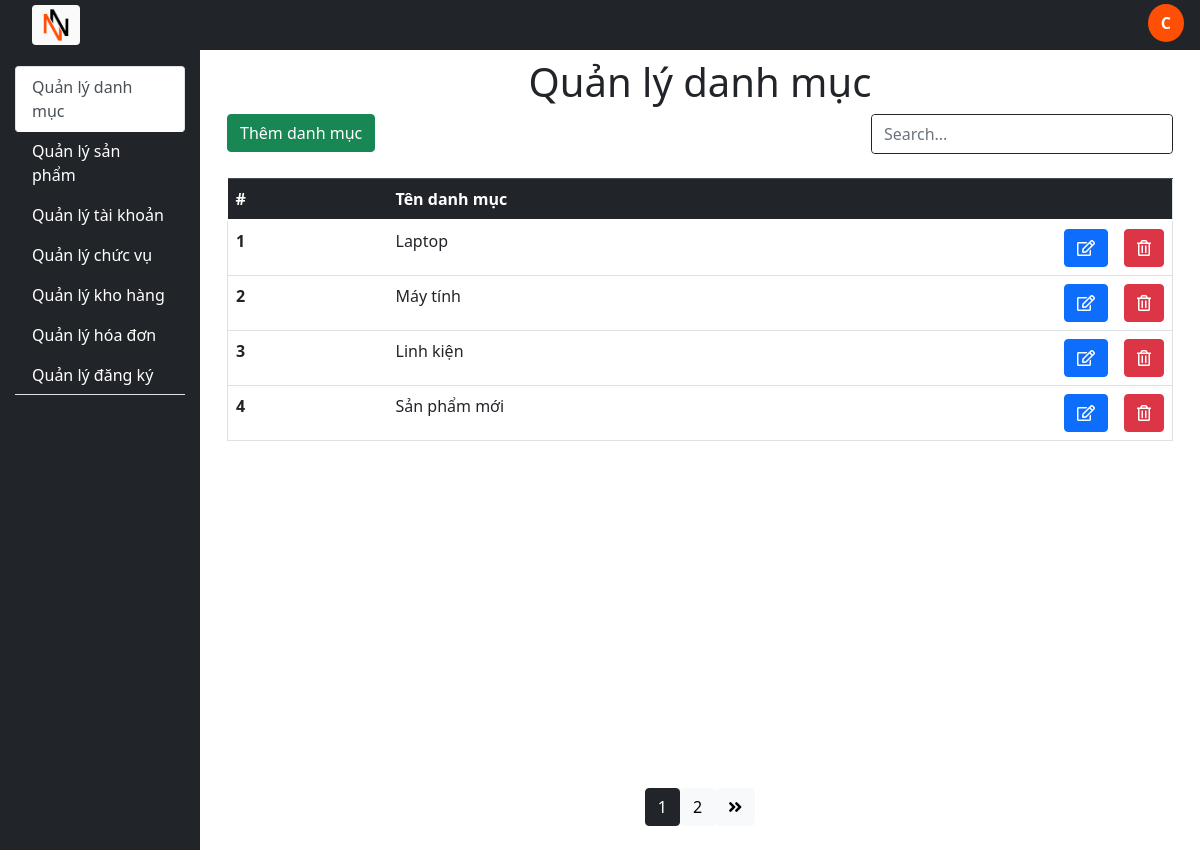
Page /category (signed in) on the committed database.
### tables this page shows
CREATE TABLE `category` (
  `id_category` int(11) NOT NULL,
  `title_cate` varchar(200) NOT NULL,
  `created_time` datetime NOT NULL,
  `update_time` datetime NOT NULL
);

### controllers/BaseController.php (called while the page is built, shortened)
<?php
class BaseController{
	protected function loadView($viewpath, array $data = []){
		return require (self::VIEW_FOLDER_NAME .'/'. str_replace('.', '/', $viewpath) . '.php');
	}
	protected function removeSpecialCharacter($str) {
		$str = str_replace('\\', '\\\\', $str);
		$str = str_replace('\'', '\\\'', $str);
		return $str;
	}
	protected function getGet($key){
		$value = '';
		return $this->removeSpecialCharacter($value);
	}
}

### index.php (called while the page is built, shortened)
<?php
require_once ("./core/Database.php");
require_once ("./models/BaseModel.php");
require_once ("./controllers/BaseController.php");
$actionName = $_REQUEST['action'] ?? 'index';
$controllerObject = new $controllerName;
$controllerObject -> $actionName();

### core/Database.php (called while the page is built, shortened)
<?php
class Database
{
	public function connect(){
		$connect = mysqli_connect(self::HOST, self::USER, self::PASSWORD, self::DATABASE);
		mysqli_set_charset($connect, "utf8");
		if(mysqli_connect_errno() === 0){
			return $connect;
		}
		return false;
	}
}

### models/BaseModel.php (called while the page is built, shortened)
<?php
class BaseModel extends Database
{
	protected $connect;
	public function __construct(){
		$this->connect = $this->connect();
	}
	public function select($table, $select = ['*'], $orderBys = []){
		$columns = implode(',', $select);
		$orderByString = implode(' ', $orderBys);
		if($orderByString){
			$sql = "SELECT ${columns} FROM ${table} ORDER BY ${orderByString}";
		}else{
			$sql = "SELECT ${columns} FROM ${table}";
		}
		$query = $this->_query($sql);
		$data = [];
		if($query != null){
			while($row = mysqli_fetch_array($query, 1))
			{
				$data[] = $row;
			}
		}
		return $data;
	}
	public function pagination($table, $limit, $page){
		$firstIndex = ($page-1)*$limit;
		$sql = "SELECT * FROM ${table} where 1 limit ${firstIndex} , ${limit}";
		$query = $this->_query($sql);
		$data = [];
		if($query != null){
			while($row = mysqli_fetch_array($query, 1))
			{
				$data[] = $row;
			}
		}
		return $data;
	}
	public function _query($sql){
		return mysqli_query($this->connect, $sql);
	}
}

### models/CategoryModel.php (called while the page is built, shortened)
<?php
class CategoryModel extends BaseModel
{
	public function selectAllCategory($select = ['*'], $orderBys=[]){
		return $this->select(self::TABLE, $select, $orderBys);
	}
	public function paging($limit, $page){
		return $this->pagination(self::TABLE, $limit, $page);
	}
}

### views/front/categories/index.php (the view)
<main class="col-10 position-relative">
	<center class="mt-2"><h1>Quản lý danh mục</h1></center>
	<section>
		<div class="d-flex mt-2">
			<div class="container-fluid">
				<a href="category&action=add" ><button class="btn btn-success">Thêm danh mục</button></a>
			</div>
			<div class="container-fluid w-50">
				<div class="d-flex border border-dark rounded">
					<input class="form-control border-0 sm-2 rounded-start" type="search" placeholder="Search..." aria-label="Search" name="s" value="" id="myInput">
				</div>
			</div>
		</div>
		<div class="container-fluid" id="myDIV">
			<table class="table table-hover mt-4">
				<thead class="table-dark">
					<tr class="border-right">
				      <th scope="col" style="width: 10rem">#</th>
				      <th scope="col" >Tên danh mục</th>
				      <th scope="col" style="width: 3rem"></th>
				      <th scope="col" style="width: 3rem"></th>
				    </tr>
				</thead>
				<tbody id="myTable">
					<?php
						foreach ($paging as $item){
							echo '<tr class="border-left border-right border-bottom">
									<th scope="col">'.++$firstIndex.'</th>
									<td scope="col">'.$item['title_cate'].'</td>
									<th scope="col">
										<a href="category&action=add&id='.$item['id_category'].'">
											<button class="btn btn-primary text-white">
												<i class="far fa-edit"></i>
											</button>
										</a>
									</th>
									<th scope="col">
										<button class="btn btn-danger" onclick="deleteCategory('.$item['id_category'].')">
											<i class="far fa-trash-alt"></i>
										</button>
									</th>
								</tr>';
						}
					?>
				</tbody>
			</table>
		</div>
	</section>

### assets/css/styleAdmin.css (style rules this page uses)
a { text-decoration: none !important; }

### rows in the picture
category: title_cate "Laptop"
category: title_cate "Máy tính"
category: title_cate "Linh kiện"
category: title_cate "Sản phẩm mới"

### other values in the picture
$sessionUser[0] "C"
$title[$i] "danh mục"
$title[$i] "sản phẩm"
$title[$i] "tài khoản"
$title[$i] "chức vụ"
$title[$i] "kho hàng"
$title[$i] "hóa đơn"
$title[$i] "đăng ký"
